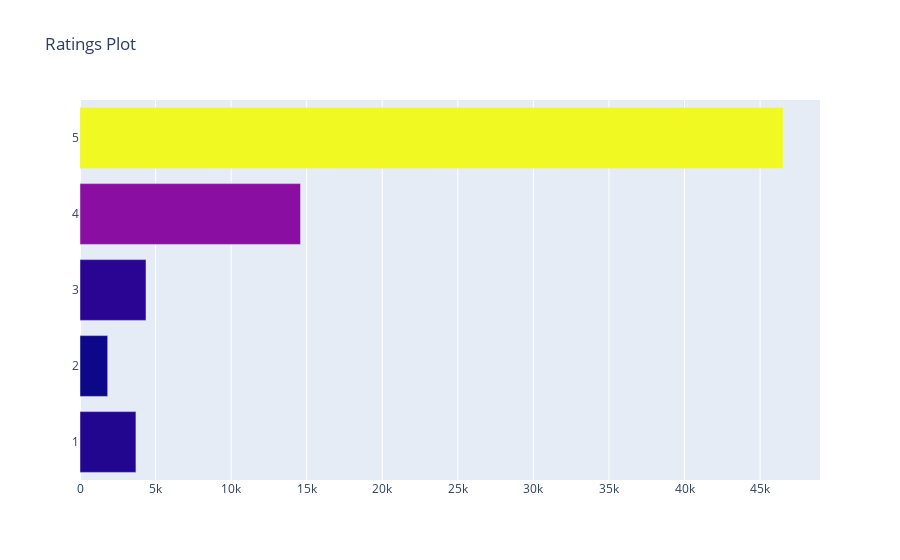

Notebook code for this chart:
### Code cell
trace=go.Bar(x=ratings['Counts'],y=ratings['Ratings'],orientation='h',
            marker=dict(color=ratings['Counts'])
            )
layout=go.Layout(dict(title='Ratings Plot'))
data=[trace]
fig=go.Figure(data=data,layout=layout)

py.iplot(fig)

### Figure 1 — Plotly figure (JSON) as saved in the notebook; plotly's stock layout.template omitted (floating-point values rounded to 4 significant figures)
{"data": [{"marker": {"color": [46516, 14592, 4367, 3701, 1832]}, "orientation": "h", "type": "bar", "x": [46516, 14592, 4367, 3701, 1832], "y": [5, 4, 3, 1, 2]}], "layout": {"title": {"text": "Ratings Plot"}}}
